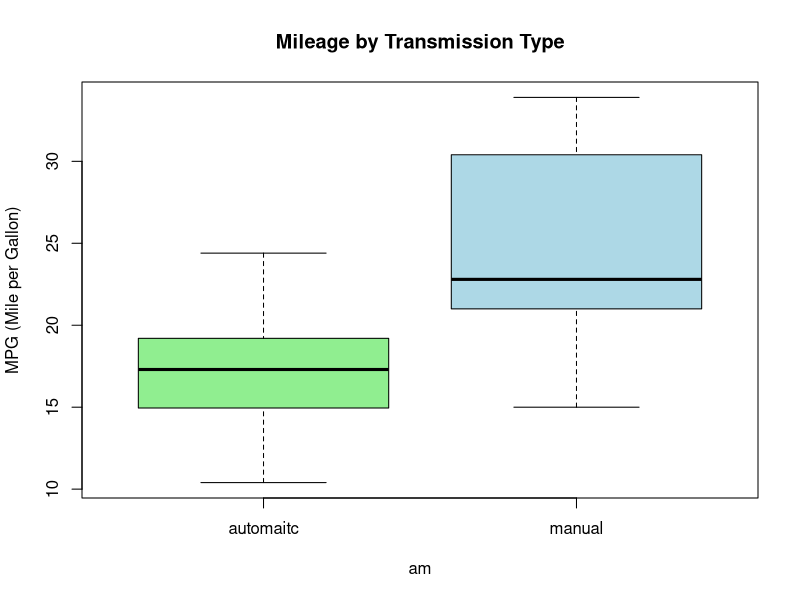

Here is the R script that generated this plot:
## ---- chunk 1
knitr::opts_chunk$set(echo = TRUE)
## ---- chunk 2
#load mtcars data
data(mtcars)
str(mtcars)
head(mtcars)
tail(mtcars)
boxplot(mpg ~ am, data=mtcars, main="Mileage by Transmission Type", ylab="MPG (Mile per Gallon)",
        col=c("lightgreen","lightblue"), names=c("automaitc", "manual"))
## ---- chunk 3

